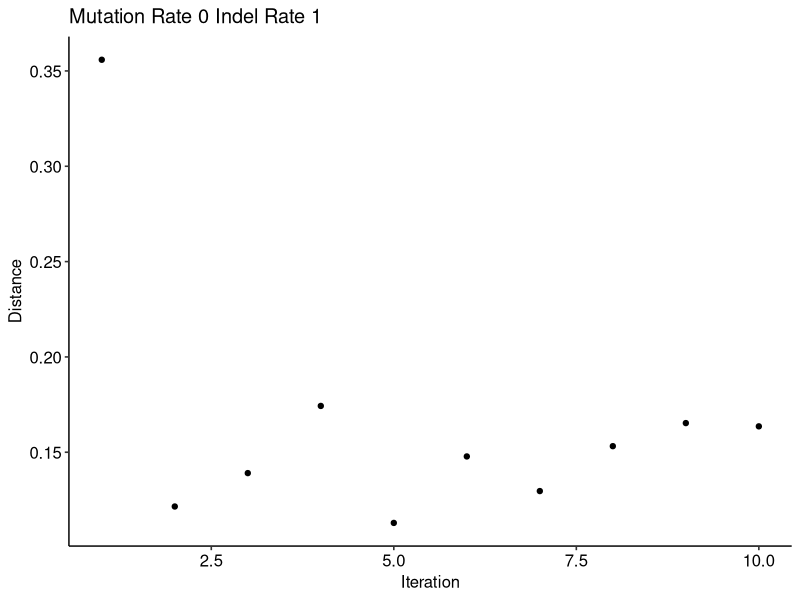
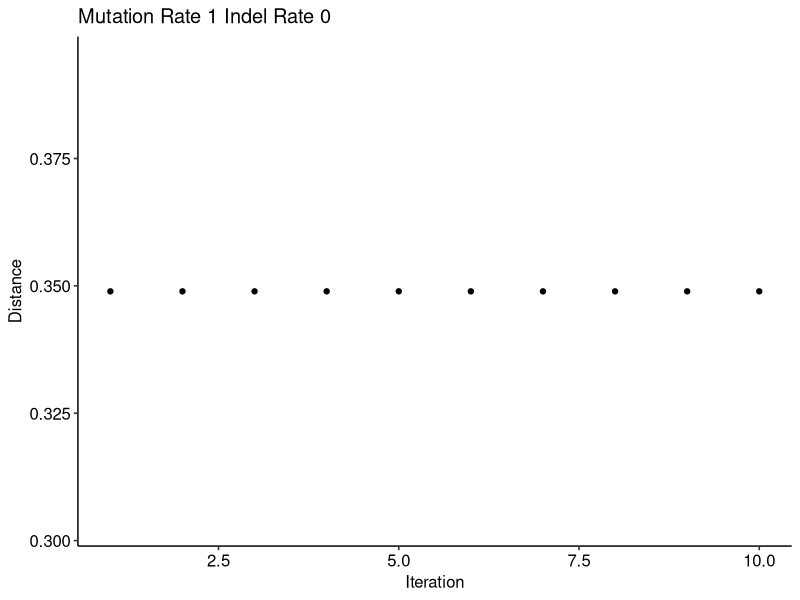
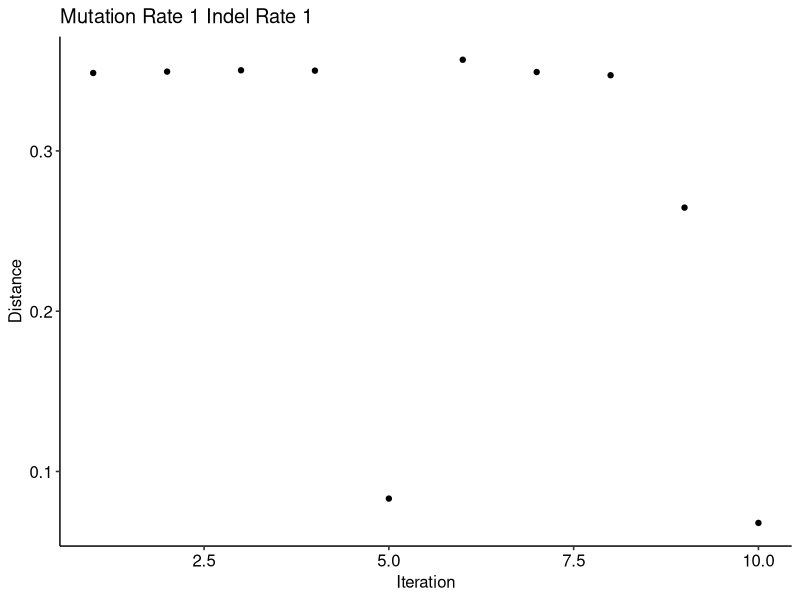
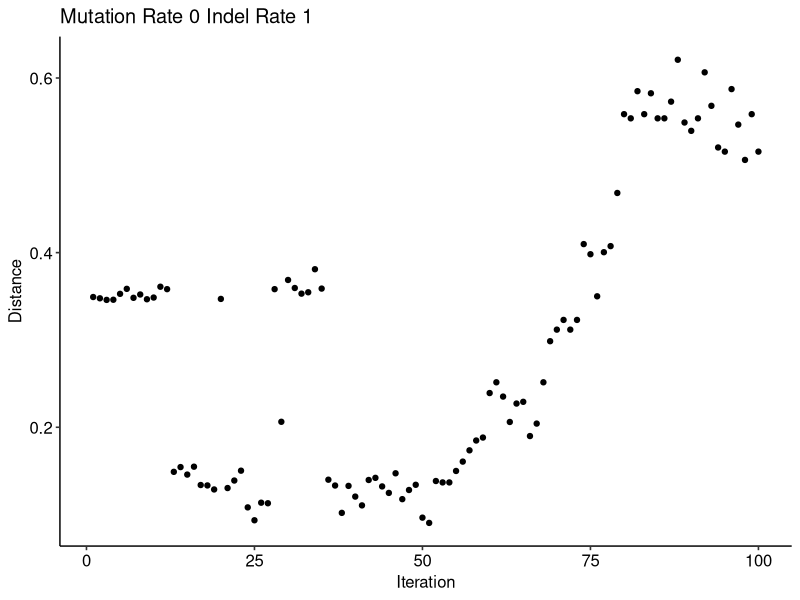
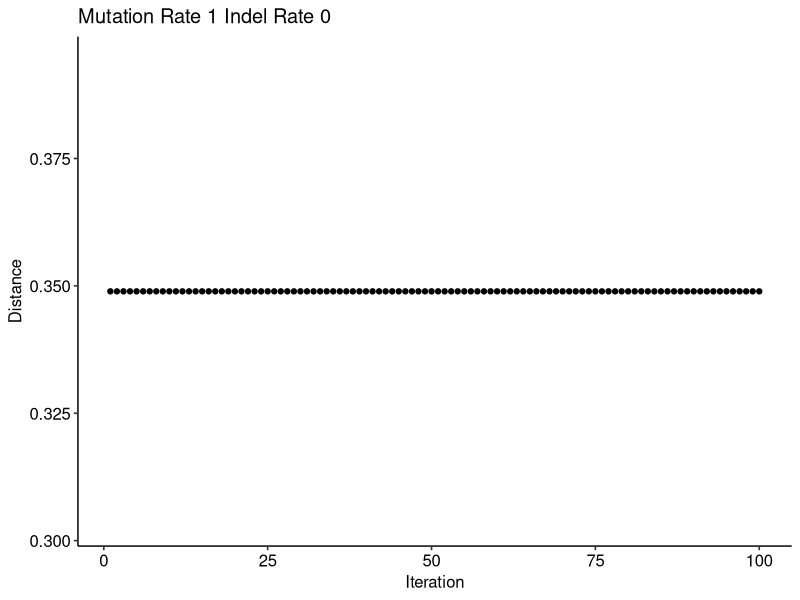
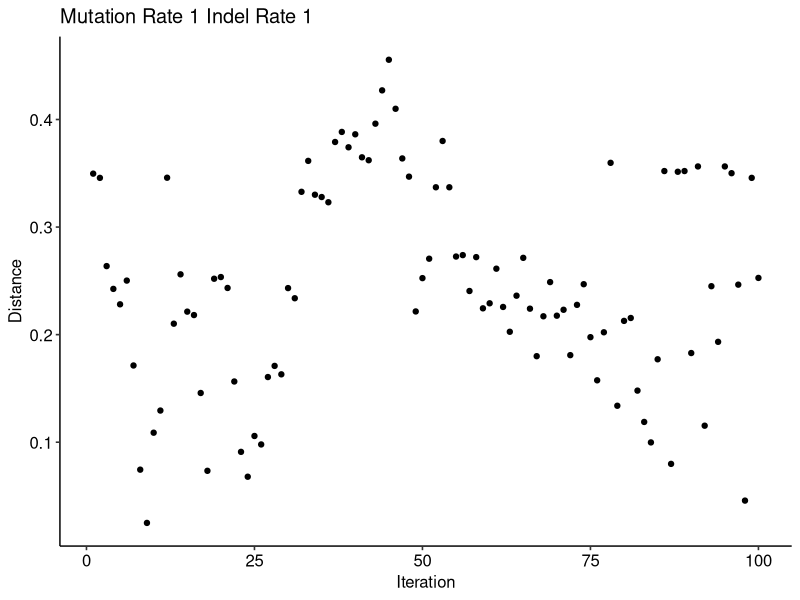
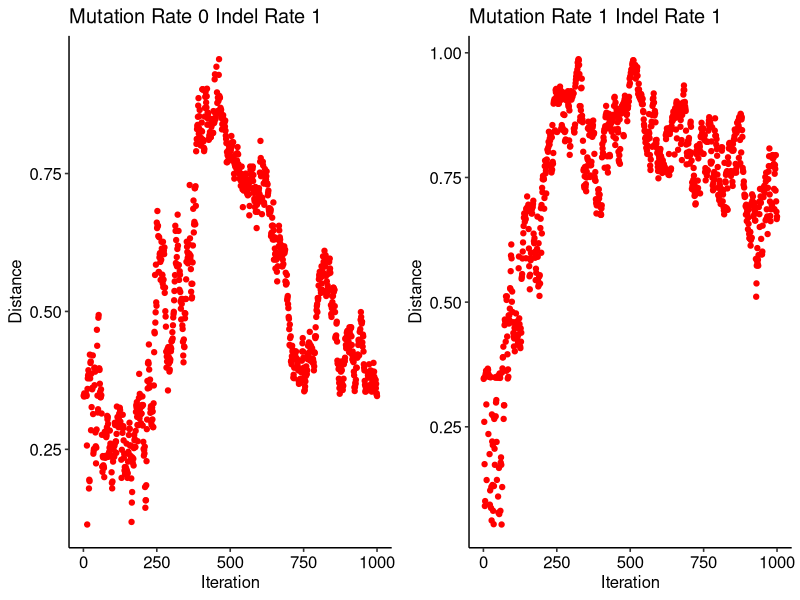

The R script that drew these images, in order:
###IMPORTING THE TAB DELIM FILES FOR 10 DISTANCES
df_10_im0_ii1 <- read.delim("10_distances_plots/10_distances_march14_N0.0-1.0_1000sims_1mutation_im0_ii1.txt", header = FALSE)
df_10_im1_ii0 <- read.delim("10_distances_plots/10_distances_march15_N0.0-1.0_1000sims_1mutation_im1_ii0.txt", header = FALSE)
df_10_im1_ii1 <- read.delim("10_distances_plots/10_distances_march15_N0.0-1.0_1000sims_1mutation_im1_ii1.txt", header = FALSE)

###IMPORTING THE TAB DELIM FILES FOR 100 DISTANCES
df_100_im0_ii1 <- read.delim("100_distances_plots/100_distances_march15_N0.0-1.0_1000sims_1mutation_im0_ii1.txt", header = FALSE)
df_100_im1_ii0 <- read.delim("100_distances_plots/100_distances_march15_N0.0-1.0_1000sims_1mutation_im1_ii0.txt", header = FALSE)
df_100_im1_ii1 <- read.delim("100_distances_plots/100_distances_march15_N0.0-1.0_1000sims_1mutation_im1_ii1.txt", header = FALSE)

###IMPORTING THE TAB DELIM FILES FOR 1000 DISTANCES
df_1000_im0_ii1 <- read.delim("1000_distances_plots/1000_distances_im0_ii1.txt", header = FALSE)
df_1000_im1_ii1 <- read.delim("1000_distances_plots/1000_distances_im1_ii1.txt", header = FALSE)

### ADDING A COLUMN OF EITHER 1:10 OR 1:100 FOR PLOTTING
col_10 <- c(1:10)
col_100 <- c(1:100)
col_1000 <- c(1:1000)

df_10_im0_ii1 <- cbind(df_10_im0_ii1, col_10)
df_10_im1_ii0 <- cbind(df_10_im1_ii0, col_10)
df_10_im1_ii1 <- cbind(df_10_im1_ii1, col_10)

df_100_im0_ii1 <- cbind(df_100_im0_ii1, col_100)
df_100_im1_ii0 <- cbind(df_100_im1_ii0, col_100)
df_100_im1_ii1 <- cbind(df_100_im1_ii1, col_100)

df_1000_im0_ii1 <- cbind(df_1000_im0_ii1, col_1000)
df_1000_im1_ii1 <- cbind(df_1000_im1_ii1, col_1000)

### GRAPHING THE SHIT
library(ggplot2)
library(ggpubr)
theme_set(theme_pubr())
### 10 Distances, IM0 II1
ggplot(df_10_im0_ii1, aes(x=col_10, y=V5)) + 
  geom_point() +
  xlab("Iteration") +
  ylab("Distance") +
  ggtitle("Mutation Rate 0 Indel Rate 1")

### 10 Distances, IM1 II0
ggplot(df_10_im1_ii0, aes(x=col_10, y=V5)) + 
  geom_point() +
  xlab("Iteration") +
  ylab("Distance") +
  ggtitle("Mutation Rate 1 Indel Rate 0")

### 10 Distances, IM1 II1
ggplot(df_10_im1_ii1, aes(x=col_10, y=V5)) + 
  geom_point() +
  xlab("Iteration") +
  ylab("Distance") +
  ggtitle("Mutation Rate 1 Indel Rate 1")

### 100 Distances, IM0 II1
ggplot(df_100_im0_ii1, aes(x=col_100, y=V5)) + 
  geom_point() +
  xlab("Iteration") +
  ylab("Distance") +
  ggtitle("Mutation Rate 0 Indel Rate 1")

### 100 Distances, IM1 II0
ggplot(df_100_im1_ii0, aes(x=col_100, y=V5)) + 
  geom_point() +
  xlab("Iteration") +
  ylab("Distance") +
  ggtitle("Mutation Rate 1 Indel Rate 0")

### 100 Distances, IM1 II1
ggplot(df_100_im1_ii1, aes(x=col_100, y=V5)) + 
  geom_point() +
  xlab("Iteration") +
  ylab("Distance") +
  ggtitle("Mutation Rate 1 Indel Rate 1")

### 1000 Distances, IM0 II1
x <- ggplot(df_1000_im0_ii1, aes(x=col_1000, y=V5)) + 
  geom_point(color="red") +
  xlab("Iteration") +
  ylab("Distance") +
  ggtitle("Mutation Rate 0 Indel Rate 1")

### 1000 Distances, IM1 II1
y <- ggplot(df_1000_im1_ii1, aes(x=col_1000, y=V5)) + 
  geom_point(color="red") +
  xlab("Iteration") +
  ylab("Distance") +
  ggtitle("Mutation Rate 1 Indel Rate 1")

jpeg("distances.jpeg", units="in", width=12, height=6, res=300)
ggarrange(x,y)
dev.off()



